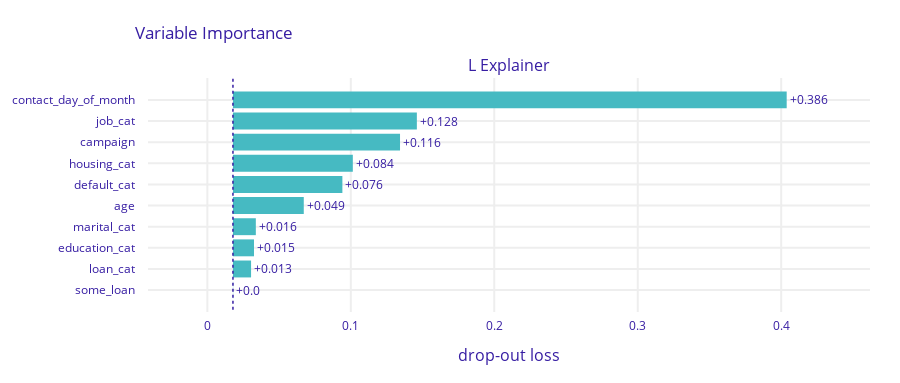

This figure's notebook cell:
### Markdown cell above
# Praca domowa

### Code cell
model = XGBClassifier()
model.fit(X, y)
model_exp = dx.Explainer(model, X, y, label = "L Explainer")
mp_rf = model_exp.model_parts(type='variable_importance', 
                              loss_function='1-auc', 
                              N=200, 
                              B=10,
                              variables=None,
                              variable_groups=None, 
                              processes=1)
mp_rf.plot()

### Figure 1 — Plotly figure (JSON) as saved in the notebook; plotly's stock layout.template omitted (floating-point values rounded to 4 significant figures)
{"data": [{"base": 0.01786, "hoverinfo": "text", "hoverlabel": {"bgcolor": "rgba(0,0,0,0.8)"}, "hovertext": ["Model: L Explainer loss after<br>variable: contact_day_of_month is permuted: 0.404<br>Drop-out loss change: +0.386", "Model: L Explainer loss after<br>variable: job_cat is permuted: 0.146<br>Drop-out loss change: +0.128", "Model: L Explainer loss after<br>variable: campaign is permuted: 0.134<br>Drop-out loss change: +0.116", "Model: L Explainer loss after<br>variable: housing_cat is permuted: 0.101<br>Drop-out loss change: +0.084", "Model: L Explainer loss after<br>variable: default_cat is permuted: 0.094<br>Drop-out loss change: +0.076", "Model: L Explainer loss after<br>variable: age is permuted: 0.067<br>Drop-out loss change: +0.049", "Model: L Explainer loss after<br>variable: marital_cat is permuted: 0.034<br>Drop-out loss change: +0.016", "Model: L Explainer loss after<br>variable: education_cat is permuted: 0.033<br>Drop-out loss change: +0.015", "Model: L Explainer loss after<br>variable: loan_cat is permuted: 0.03<br>Drop-out loss change: +0.013", "Model: L Explainer loss after<br>variable: some_loan is permuted: 0.018<br>Drop-out loss change: +0.0"], "marker": {"color": "#46bac2"}, "orientation": "h", "showlegend": false, "text": ["+0.386", "+0.128", "+0.116", "+0.084", "+0.076", "+0.049", "+0.016", "+0.015", "+0.013", "+0.0"], "textposition": "outside", "type": "bar", "x": [0.386, 0.1282, 0.1165, 0.08355, 0.07628, 0.04936, 0.01594, 0.01467, 0.01263, 0.0001276], "xaxis": "x", "y": ["contact_day_of_month", "job_cat", "campaign", "housing_cat", "default_cat", "age", "marital_cat", "education_cat", "loan_cat", "some_loan"], "yaxis": "y"}], "layout": {"annotations": [{"font": {"size": 16}, "showarrow": false, "text": "L Explainer", "x": 0.5, "xanchor": "center", "xref": "paper", "y": 1, "yanchor": "bottom", "yref": "paper"}, {"font": {"size": 16}, "showarrow": false, "text": "drop-out loss", "x": 0.5, "xanchor": "center", "xref": "paper", "y": 0, "yanchor": "top", "yref": "paper", "yshift": -30}], "font": {"color": "#371ea3"}, "height": 383, "margin": {"b": 71, "r": 30, "t": 78}, "shapes": [{"line": {"color": "#371ea3", "dash": "dot", "width": 1.5}, "type": "line", "x0": 0.01786, "x1": 0.01786, "xref": "x", "y0": -1, "y1": 10, "yref": "y"}], "title": {"text": "Variable Importance", "x": 0.15}, "xaxis": {"anchor": "y", "automargin": true, "domain": [0, 1], "fixedrange": true, "gridwidth": 2, "range": [-0.04136, 0.4619], "tickcolor": "white", "ticklen": 3, "ticks": "outside", "type": "linear", "zeroline": false}, "yaxis": {"anchor": "x", "automargin": true, "autorange": "reversed", "domain": [0, 1], "fixedrange": true, "gridwidth": 2, "tickcolor": "white", "ticklen": 10, "ticks": "outside", "type": "category"}}}
